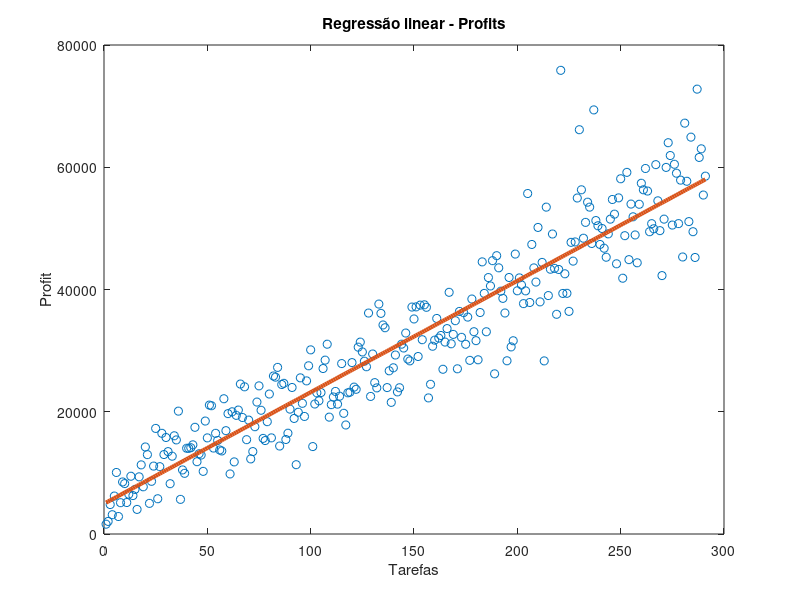

Source code (MATLAB):
clear all; close all;

% Codigo MatLab para a implementação de um gráfico
% mostra todos os profits, e faz a regressão linear

file = load("totalsProfit.txt");

profit = file(:,3); %eixo z

x = 1:length(profit);

pp = polyfit(x,profit,1);
plot(x, profit, 'o');
hold on;
xlabel 'Tarefas'
ylabel 'Profit'
title 'Regressão linear - Profits'

plot(x, polyval(pp, x),'-', "LineWidth", 3);
hold off;